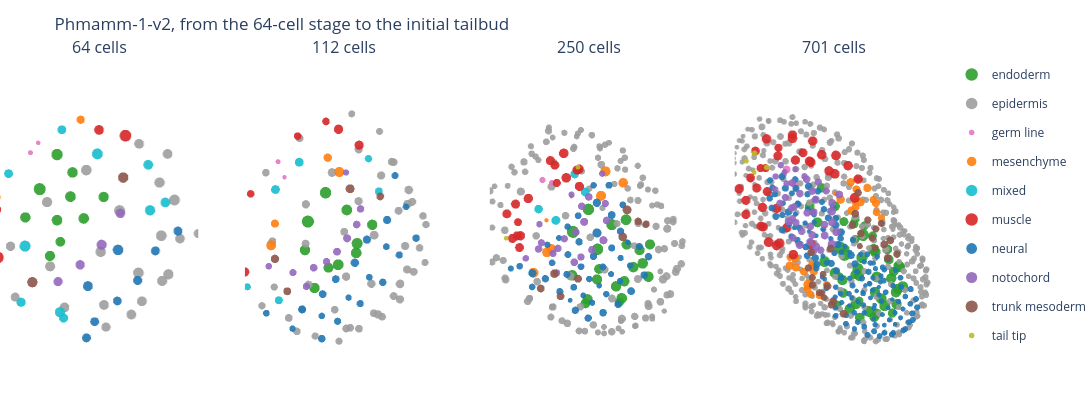

Notebook code for this chart:
### Markdown cell above
The longest movie, Phmamm-1-v2, goes from the 64-cell stage to the initial
tailbud (rotate the views with the mouse). After its 123rd time point, not all
cells are named; they take here the tissue of their closest named ancestor.

### Code cell
P1 = embryos["Phmamm-1-v2"]
counts_P1 = at.cell_counts(P1)
snapshot_times = [int((counts_P1 - n).abs().idxmin()) for n in (64, 112, 250, 700)]
at.embryo_snapshots(P1, snapshot_times, tissues, title="Phmamm-1-v2, from the 64-cell stage to the initial tailbud").show()
